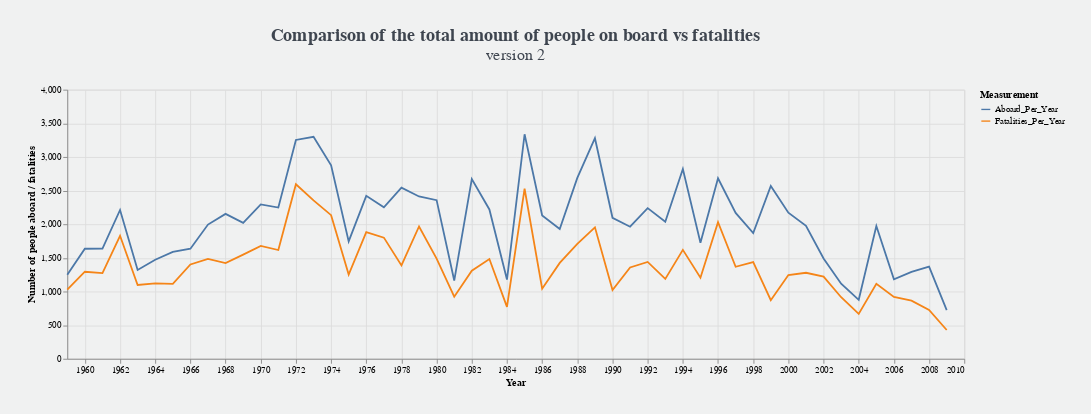

Notebook source saved alongside this figure:
### Code cell
alt.Chart(vis23).mark_line().encode(
    x = alt.X('year(Year):T', scale = alt.Scale(zero = False, domain = (1959, 2010)), title = "Year"),
    y = alt.Y('Values:Q', title = "Number of people aboard / fatalities", scale = alt.Scale(zero = False, domain = (0, 4000))),
    color = ('Measurement:N')
).properties(width = 1000, background = '#F0F1F1', padding = 30, title = alt.TitleParams(text = 'Comparison of the total amount of people on board vs fatalities',
                    subtitle = ['version 2', ' '], font = 'Inconsolata', fontSize = 20, color = '#3E454F',
                    subtitleFont = 'Inconsolata', subtitleFontSize = 18, subtitleColor = '#3E454F'))
# here you have the legend but on the whole the visualisation isn't as straightfoward as the barchart above

### Figure 1 — Vega-Lite specification as saved in the notebook (floating-point values rounded to 4 significant figures)
{"config": {"view": {"continuousWidth": 400, "continuousHeight": 300}}, "data": {"name": "data-2028368354b3f84a72b8267ee4c4f639"}, "mark": "line", "background": "#F0F1F1", "encoding": {"color": {"type": "nominal", "field": "Measurement"}, "x": {"type": "temporal", "field": "Year", "scale": {"domain": [1959, 2010], "zero": false}, "timeUnit": "year", "title": "Year"}, "y": {"type": "quantitative", "field": "Values", "scale": {"domain": [0, 4000], "zero": false}, "title": "Number of people aboard / fatalities"}}, "padding": 30, "title": {"text": "Comparison of the total amount of people on board vs fatalities", "color": "#3E454F", "font": "Inconsolata", "fontSize": 20, "subtitle": ["version 2", " "], "subtitleColor": "#3E454F", "subtitleFont": "Inconsolata", "subtitleFontSize": 18}, "width": 1000, "$schema": "https://vega.github.io/schema/vega-lite/v4.0.0.json", "datasets": {"data-2028368354b3f84a72b8267ee4c4f639": [{"Year": "1959-01-01T00:00:00", "Measurement": "Aboard_Per_Year", "Values": 1248.0}, {"Year": "1959-01-01T00:00:00", "Measurement": "Fatalities_Per_Year", "Values": 1027.0}, {"Year": "1960-01-01T00:00:00", "Measurement": "Aboard_Per_Year", "Values": 1636.0}, {"Year": "1960-01-01T00:00:00", "Measurement": "Fatalities_Per_Year", "Values": 1294.0}, {"Year": "1961-01-01T00:00:00", "Measurement": "Aboard_Per_Year", "Values": 1638.0}, {"Year": "1961-01-01T00:00:00", "Measurement": "Fatalities_Per_Year", "Values": 1273.0}, {"Year": "1962-01-01T00:00:00", "Measurement": "Aboard_Per_Year", "Values": 2212.0}, {"Year": "1962-01-01T00:00:00", "Measurement": "Fatalities_Per_Year", "Values": 1828.0}, {"Year": "1963-01-01T00:00:00", "Measurement": "Aboard_Per_Year", "Values": 1321.0}, {"Year": "1963-01-01T00:00:00", "Measurement": "Fatalities_Per_Year", "Values": 1097.0}, {"Year": "1964-01-01T00:00:00", "Measurement": "Aboard_Per_Year", "Values": 1473.0}, {"Year": "1964-01-01T00:00:00", "Measurement": "Fatalities_Per_Year", "Values": 1121.0}, {"Year": "1965-01-01T00:00:00", "Measurement": "Aboard_Per_Year", "Values": 1590.0}, {"Year": "1965-01-01T00:00:00", "Measurement": "Fatalities_Per_Year", "Values": 1113.0}, {"Year": "1966-01-01T00:00:00", "Measurement": "Aboard_Per_Year", "Values": 1637.0}, {"Year": "1966-01-01T00:00:00", "Measurement": "Fatalities_Per_Year", "Values": 1403.0}, {"Year": "1967-01-01T00:00:00", "Measurement": "Aboard_Per_Year", "Values": 1995.0}, {"Year": "1967-01-01T00:00:00", "Measurement": "Fatalities_Per_Year", "Values": 1485.0}, {"Year": "1968-01-01T00:00:00", "Measurement": "Aboard_Per_Year", "Values": 2154.0}, {"Year": "1968-01-01T00:00:00", "Measurement": "Fatalities_Per_Year", "Values": 1424.0}, {"Year": "1969-01-01T00:00:00", "Measurement": "Aboard_Per_Year", "Values": 2021.0}, {"Year": "1969-01-01T00:00:00", "Measurement": "Fatalities_Per_Year", "Values": 1549.0}, {"Year": "1970-01-01T00:00:00", "Measurement": "Aboard_Per_Year", "Values": 2294.0}, {"Year": "1970-01-01T00:00:00", "Measurement": "Fatalities_Per_Year", "Values": 1679.0}, {"Year": "1971-01-01T00:00:00", "Measurement": "Aboard_Per_Year", "Values": 2248.0}, {"Year": "1971-01-01T00:00:00", "Measurement": "Fatalities_Per_Year", "Values": 1617.0}, {"Year": "1972-01-01T00:00:00", "Measurement": "Aboard_Per_Year", "Values": 3253.0}, {"Year": "1972-01-01T00:00:00", "Measurement": "Fatalities_Per_Year", "Values": 2595.0}, {"Year": "1973-01-01T00:00:00", "Measurement": "Aboard_Per_Year", "Values": 3300.0}, {"Year": "1973-01-01T00:00:00", "Measurement": "Fatalities_Per_Year", "Values": 2355.0}, {"Year": "1974-01-01T00:00:00", "Measurement": "Aboard_Per_Year", "Values": 2876.0}, {"Year": "1974-01-01T00:00:00", "Measurement": "Fatalities_Per_Year", "Values": 2135.0}, {"Year": "1975-01-01T00:00:00", "Measurement": "Aboard_Per_Year", "Values": 1746.0}, {"Year": "1975-01-01T00:00:00", "Measurement": "Fatalities_Per_Year", "Values": 1252.0}, {"Year": "1976-01-01T00:00:00", "Measurement": "Aboard_Per_Year", "Values": 2422.0}, {"Year": "1976-01-01T00:00:00", "Measurement": "Fatalities_Per_Year", "Values": 1883.0}, {"Year": "1977-01-01T00:00:00", "Measurement": "Aboard_Per_Year", "Values": 2253.0}, {"Year": "1977-01-01T00:00:00", "Measurement": "Fatalities_Per_Year", "Values": 1801.0}, {"Year": "1978-01-01T00:00:00", "Measurement": "Aboard_Per_Year", "Values": 2545.0}, {"Year": "1978-01-01T00:00:00", "Measurement": "Fatalities_Per_Year", "Values": 1388.0}, {"Year": "1979-01-01T00:00:00", "Measurement": "Aboard_Per_Year", "Values": 2413.0}, {"Year": "1979-01-01T00:00:00", "Measurement": "Fatalities_Per_Year", "Values": 1967.0}, {"Year": "1980-01-01T00:00:00", "Measurement": "Aboard_Per_Year", "Values": 2358.0}, {"Year": "1980-01-01T00:00:00", "Measurement": "Fatalities_Per_Year", "Values": 1488.0}, {"Year": "1981-01-01T00:00:00", "Measurement": "Aboard_Per_Year", "Values": 1163.0}, {"Year": "1981-01-01T00:00:00", "Measurement": "Fatalities_Per_Year", "Values": 924.0}, {"Year": "1982-01-01T00:00:00", "Measurement": "Aboard_Per_Year", "Values": 2672.0}, {"Year": "1982-01-01T00:00:00", "Measurement": "Fatalities_Per_Year", "Values": 1309.0}, {"Year": "1983-01-01T00:00:00", "Measurement": "Aboard_Per_Year", "Values": 2220.0}, {"Year": "1983-01-01T00:00:00", "Measurement": "Fatalities_Per_Year", "Values": 1483.0}, {"Year": "1984-01-01T00:00:00", "Measurement": "Aboard_Per_Year", "Values": 1178.0}, {"Year": "1984-01-01T00:00:00", "Measurement": "Fatalities_Per_Year", "Values": 771.0}, {"Year": "1985-01-01T00:00:00", "Measurement": "Aboard_Per_Year", "Values": 3338.0}, {"Year": "1985-01-01T00:00:00", "Measurement": "Fatalities_Per_Year", "Values": 2528.0}, {"Year": "1986-01-01T00:00:00", "Measurement": "Aboard_Per_Year", "Values": 2132.0}, {"Year": "1986-01-01T00:00:00", "Measurement": "Fatalities_Per_Year", "Values": 1043.0}, {"Year": "1987-01-01T00:00:00", "Measurement": "Aboard_Per_Year", "Values": 1929.0}, {"Year": "1987-01-01T00:00:00", "Measurement": "Fatalities_Per_Year", "Values": 1425.0}, {"Year": "1988-01-01T00:00:00", "Measurement": "Aboard_Per_Year", "Values": 2689.0}, {"Year": "1988-01-01T00:00:00", "Measurement": "Fatalities_Per_Year", "Values": 1707.0}, {"Year": "1989-01-01T00:00:00", "Measurement": "Aboard_Per_Year", "Values": 3279.0}, {"Year": "1989-01-01T00:00:00", "Measurement": "Fatalities_Per_Year", "Values": 1954.0}, {"Year": "1990-01-01T00:00:00", "Measurement": "Aboard_Per_Year", "Values": 2096.0}, {"Year": "1990-01-01T00:00:00", "Measurement": "Fatalities_Per_Year", "Values": 1021.0}, {"Year": "1991-01-01T00:00:00", "Measurement": "Aboard_Per_Year", "Values": 1963.0}, {"Year": "1991-01-01T00:00:00", "Measurement": "Fatalities_Per_Year", "Values": 1358.0}, {"Year": "1992-01-01T00:00:00", "Measurement": "Aboard_Per_Year", "Values": 2240.0}, {"Year": "1992-01-01T00:00:00", "Measurement": "Fatalities_Per_Year", "Values": 1440.0}, {"Year": "1993-01-01T00:00:00", "Measurement": "Aboard_Per_Year", "Values": 2038.0}, {"Year": "1993-01-01T00:00:00", "Measurement": "Fatalities_Per_Year", "Values": 1187.0}, {"Year": "1994-01-01T00:00:00", "Measurement": "Aboard_Per_Year", "Values": 2822.0}, {"Year": "1994-01-01T00:00:00", "Measurement": "Fatalities_Per_Year", "Values": 1619.0}, {"Year": "1995-01-01T00:00:00", "Measurement": "Aboard_Per_Year", "Values": 1724.0}, {"Year": "1995-01-01T00:00:00", "Measurement": "Fatalities_Per_Year", "Values": 1205.0}, {"Year": "1996-01-01T00:00:00", "Measurement": "Aboard_Per_Year", "Values": 2684.0}, {"Year": "1996-01-01T00:00:00", "Measurement": "Fatalities_Per_Year", "Values": 2030.0}, {"Year": "1997-01-01T00:00:00", "Measurement": "Aboard_Per_Year", "Values": 2169.0}, {"Year": "1997-01-01T00:00:00", "Measurement": "Fatalities_Per_Year", "Values": 1368.0}, {"Year": "1998-01-01T00:00:00", "Measurement": "Aboard_Per_Year", "Values": 1870.0}, {"Year": "1998-01-01T00:00:00", "Measurement": "Fatalities_Per_Year", "Values": 1438.0}, {"Year": "1999-01-01T00:00:00", "Measurement": "Aboard_Per_Year", "Values": 2568.0}, {"Year": "1999-01-01T00:00:00", "Measurement": "Fatalities_Per_Year", "Values": 871.0}, {"Year": "2000-01-01T00:00:00", "Measurement": "Aboard_Per_Year", "Values": 2171.0}, {"Year": "2000-01-01T00:00:00", "Measurement": "Fatalities_Per_Year", "Values": 1244.0}, {"Year": "2001-01-01T00:00:00", "Measurement": "Aboard_Per_Year", "Values": 1976.0}, {"Year": "2001-01-01T00:00:00", "Measurement": "Fatalities_Per_Year", "Values": 1279.0}, {"Year": "2002-01-01T00:00:00", "Measurement": "Aboard_Per_Year", "Values": 1492.0}, {"Year": "2002-01-01T00:00:00", "Measurement": "Fatalities_Per_Year", "Values": 1222.0}, {"Year": "2003-01-01T00:00:00", "Measurement": "Aboard_Per_Year", "Values": 1117.0}, {"Year": "2003-01-01T00:00:00", "Measurement": "Fatalities_Per_Year", "Values": 915.0}, {"Year": "2004-01-01T00:00:00", "Measurement": "Aboard_Per_Year", "Values": 877.0}, {"Year": "2004-01-01T00:00:00", "Measurement": "Fatalities_Per_Year", "Values": 668.0}, {"Year": "2005-01-01T00:00:00", "Measurement": "Aboard_Per_Year", "Values": 1974.0}, {"Year": "2005-01-01T00:00:00", "Measurement": "Fatalities_Per_Year", "Values": 1116.0}, {"Year": "2006-01-01T00:00:00", "Measurement": "Aboard_Per_Year", "Values": 1183.0}, {"Year": "2006-01-01T00:00:00", "Measurement": "Fatalities_Per_Year", "Values": 920.0}, {"Year": "2007-01-01T00:00:00", "Measurement": "Aboard_Per_Year", "Values": 1291.0}, {"Year": "2007-01-01T00:00:00", "Measurement": "Fatalities_Per_Year", "Values": 865.0}, {"Year": "2008-01-01T00:00:00", "Measurement": "Aboard_Per_Year", "Values": 1369.0}, {"Year": "2008-01-01T00:00:00", "Measurement": "Fatalities_Per_Year", "Values": 727.0}, {"Year": "2009-01-01T00:00:00", "Measurement": "Aboard_Per_Year", "Values": 724.0}, {"Year": "2009-01-01T00:00:00", "Measurement": "Fatalities_Per_Year", "Values": 428.0}]}}
